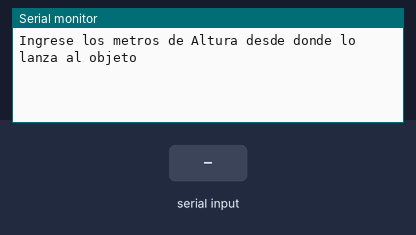
A sketch run on a simulated Arduino Uno, built with avr-gcc and run on an emulated ATmega328P. On the bench: the last lines printed to the serial monitor. Inputs (shaded band) come from the test bench.

Above: at 1.2 s.
1.3 s: ".\n" received over Serial
At 2.7 s:
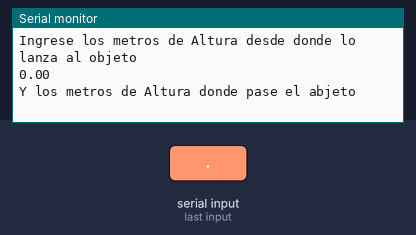
3.0 s: byte 46 ('.') received over Serial
At 4.2 s:
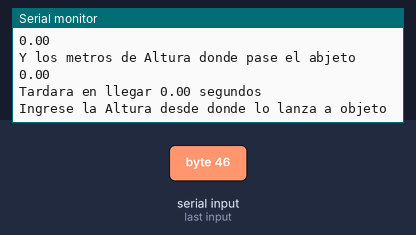
4.6 s: "90,45\n" received over Serial
At 5.9 s:
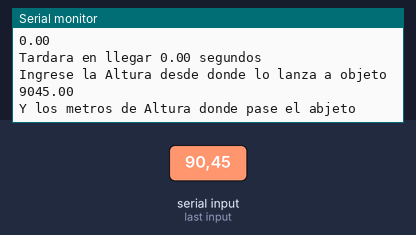
6.1 s: "30,150\n" received over Serial
At 7.5 s:
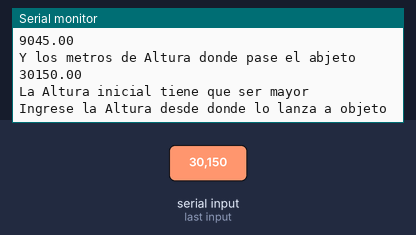
Timing chart, 0 to 9.1 s (numbered marks = the images above; inputs shaded):
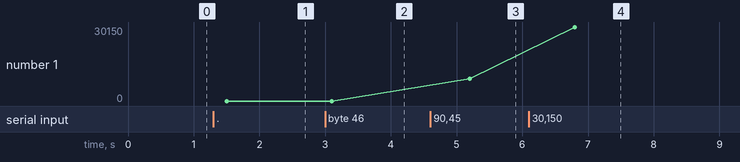

Measured:
- after the input at 1.3 s, the serial monitor: prints a new line after 0.20 s (image 1)
- after the input at 3.0 s, the serial monitor: prints a new line after 0.11 s (image 2)
- after the input at 4.6 s, the serial monitor: prints a new line after 0.60 s (image 3)
- after the input at 6.1 s, the serial monitor: prints a new line after 0.70 s (image 4)
- plotted number 1: 0 → 9045 after the input at 4.6 s, 9045 → 30150 after the input at 6.1 s

The sketch:

8_caida_libre.ino
```cpp
float ai = 0;
float a = 0;
String cadena = "";

bool Altui = true;
bool Altu,tiempo, nonum = false;

void setup() {
  Serial.begin(9600);

Serial.println("Ingrese los metros de Altura desde donde lo lanza al objeto");
}

void loop() {
  if (nonum)
  {
    Serial.println("////////// solo numeros //////////");
    nonum = !nonum;
  }


  if(cadena != "" )
  {
    if (Altui)
    {
      ai = String(cadena).toFloat();
      Serial.println(ai);
      cadena = "";
      Serial.println("Y los metros de Altura donde pase el abjeto");
      Altui = !Altui;
    }
    else
    {
       a =  String(cadena).toFloat();
       Serial.println(a);
       cadena = "";
       tiempo = !tiempo;
    }
  }
  if (tiempo)
  {
    if (ai >= a)
    {
      float t = sqrt((2*(ai-a))/9.81);
      Serial.print("Tardara en llegar ");
      Serial.print(t);
      Serial.println(" segundos");
      Serial.println("");
      Serial.println("Ingrese la Altura desde donde lo lanza a objeto");

    }
    else
    {
      Serial.println("La Altura inicial tiene que ser mayor");
      Serial.println("");
      Serial.println("Ingrese la Altura desde donde lo lanza a objeto");
    }
    tiempo = !tiempo;
    Altui = !Altui;
  }
}
void serialEvent(){
 while (Serial.available() > 0)
  {
     char num = Serial.read();

     if (num != '\n' && num != '\r')
     {
      if (isDigit(num) || num == '.')
      {
        cadena += num;
      }
     }
     delay(100);
  }

  if (cadena.lastIndexOf('.') == cadena.indexOf('.'))
  {
    // no es necesario hacer algo
  }
  else
  {
    nonum = !nonum;
    cadena = "";
  }
}
```
